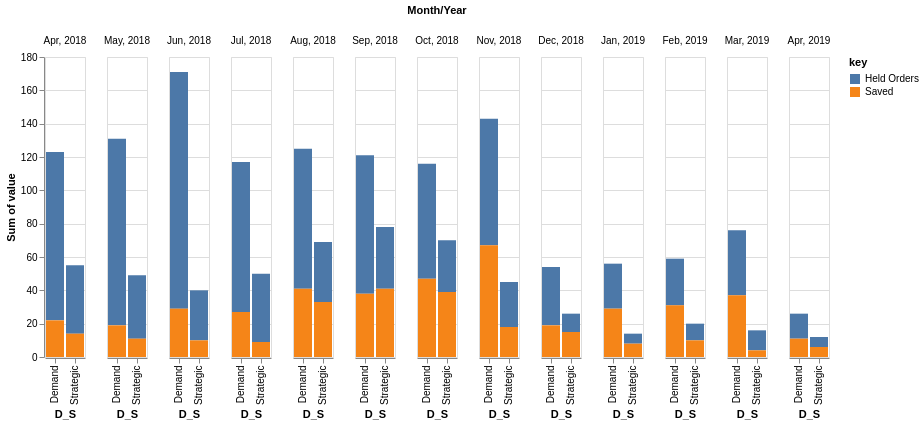

Write a Vega-Lite specification for this figure.
### Vega-Lite specification from a JSON file in a GitHub repository (floating-point values rounded to 4 significant figures)
{"$schema": "https://vega.github.io/schema/vega-lite/v3.json", "data": {"values": [{"OrderByVar": "2018-04-01", "Month/Year": "Apr, 2018", "D_S": "Strategic", "Held Orders": 41, "Saved": 14}, {"OrderByVar": "2018-04-02", "Month/Year": "Apr, 2018", "D_S": "Demand", "Held Orders": 101, "Saved": 22}, {"OrderByVar": "2018-05-01", "Month/Year": "May, 2018", "D_S": "Demand", "Held Orders": 112, "Saved": 19}, {"OrderByVar": "2018-05-01", "Month/Year": "May, 2018", "D_S": "Strategic", "Held Orders": 38, "Saved": 11}, {"OrderByVar": "2018-06-01", "Month/Year": "Jun, 2018", "D_S": "Demand", "Held Orders": 142, "Saved": 29}, {"OrderByVar": "2018-06-01", "Month/Year": "Jun, 2018", "D_S": "Strategic", "Held Orders": 30, "Saved": 10}, {"OrderByVar": "2018-07-01", "Month/Year": "Jul, 2018", "D_S": "Demand", "Held Orders": 90, "Saved": 27}, {"OrderByVar": "2018-07-01", "Month/Year": "Jul, 2018", "D_S": "Strategic", "Held Orders": 41, "Saved": 9}, {"OrderByVar": "2018-08-01", "Month/Year": "Aug, 2018", "D_S": "Demand", "Held Orders": 84, "Saved": 41}, {"OrderByVar": "2018-08-01", "Month/Year": "Aug, 2018", "D_S": "Strategic", "Held Orders": 36, "Saved": 33}, {"OrderByVar": "2018-09-01", "Month/Year": "Sep, 2018", "D_S": "Strategic", "Held Orders": 37, "Saved": 41}, {"OrderByVar": "2018-09-01", "Month/Year": "Sep, 2018", "D_S": "Demand", "Held Orders": 83, "Saved": 38}, {"OrderByVar": "2018-10-01", "Month/Year": "Oct, 2018", "D_S": "Strategic", "Held Orders": 31, "Saved": 39}, {"OrderByVar": "2018-10-01", "Month/Year": "Oct, 2018", "D_S": "Demand", "Held Orders": 69, "Saved": 47}, {"OrderByVar": "2018-11-01", "Month/Year": "Nov, 2018", "D_S": "Demand", "Held Orders": 76, "Saved": 67}, {"OrderByVar": "2018-11-01", "Month/Year": "Nov, 2018", "D_S": "Strategic", "Held Orders": 27, "Saved": 18}, {"OrderByVar": "2018-12-01", "Month/Year": "Dec, 2018", "D_S": "Demand", "Held Orders": 35, "Saved": 19}, {"OrderByVar": "2018-12-02", "Month/Year": "Dec, 2018", "D_S": "Strategic", "Held Orders": 11, "Saved": 15}, {"OrderByVar": "2019-01-01", "Month/Year": "Jan, 2019", "D_S": "Demand", "Held Orders": 27, "Saved": 29}, {"OrderByVar": "2019-01-03", "Month/Year": "Jan, 2019", "D_S": "Strategic", "Held Orders": 6, "Saved": 8}, {"OrderByVar": "2019-02-01", "Month/Year": "Feb, 2019", "D_S": "Demand", "Held Orders": 28, "Saved": 31}, {"OrderByVar": "2019-02-02", "Month/Year": "Feb, 2019", "D_S": "Strategic", "Held Orders": 10, "Saved": 10}, {"OrderByVar": "2019-03-01", "Month/Year": "Mar, 2019", "D_S": "Demand", "Held Orders": 39, "Saved": 37}, {"OrderByVar": "2019-03-02", "Month/Year": "Mar, 2019", "D_S": "Strategic", "Held Orders": 12, "Saved": 4}, {"OrderByVar": "2019-04-01", "Month/Year": "Apr, 2019", "D_S": "Strategic", "Held Orders": 6, "Saved": 6}, {"OrderByVar": "2019-04-02", "Month/Year": "Apr, 2019", "D_S": "Demand", "Held Orders": 15, "Saved": 11}]}, "transform": [{"fold": ["Held Orders", "Saved"]}], "mark": {"type": "bar", "color": "#85A9C5"}, "encoding": {"column": {"field": "Month/Year", "type": "ordinal", "sort": {"field": "OrderByVar"}}, "x": {"field": "D_S", "type": "ordinal"}, "y": {"aggregate": "sum", "field": "value", "type": "quantitative"}, "color": {"field": "key", "type": "nominal"}}}
